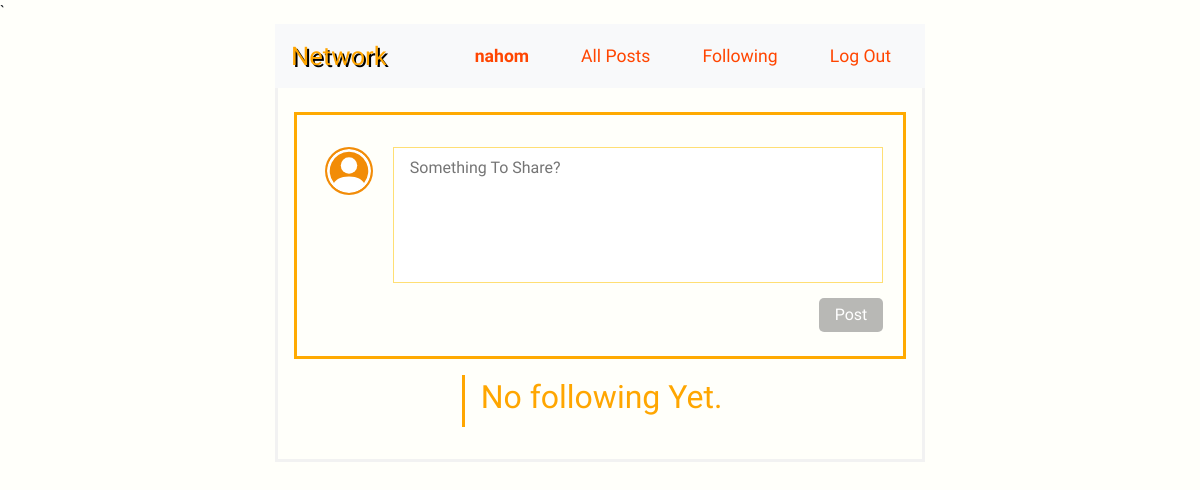
Page /following (signed in) on the earlier database version.
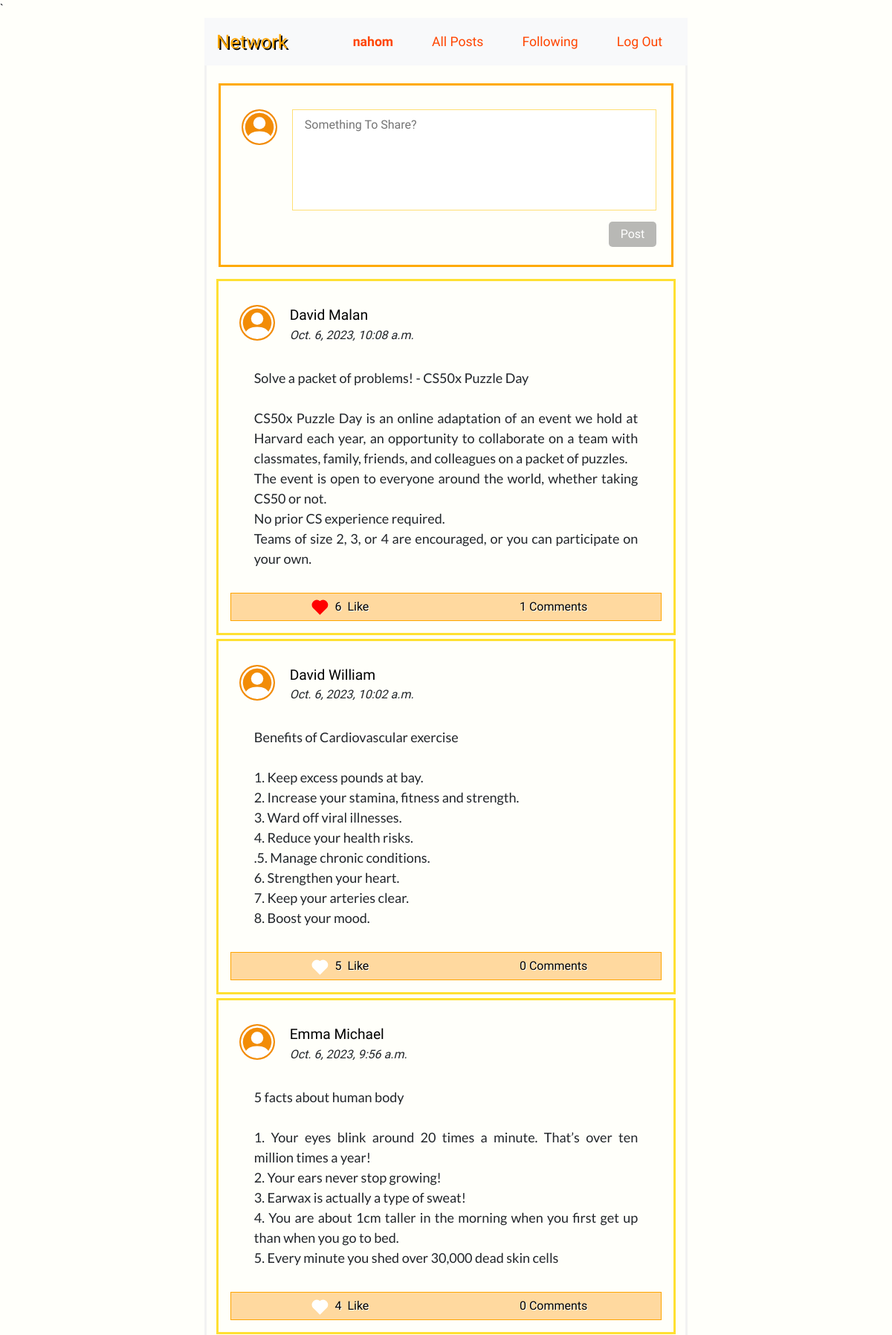
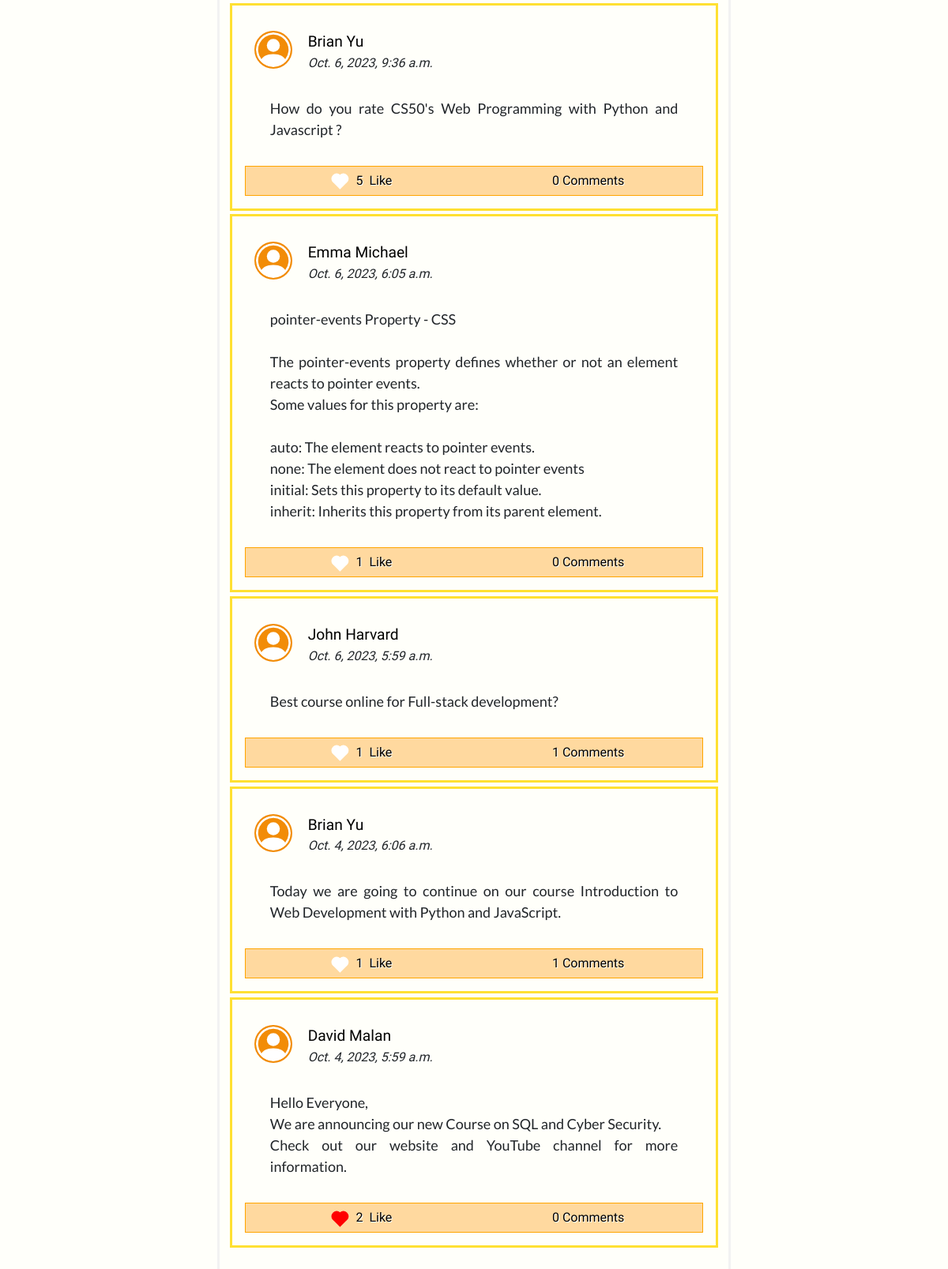
Same page on the later database version (2 pictures, top to bottom).
### network/models.py (models this page shows)
class User(AbstractUser):
    followers = models.ManyToManyField("self", blank=True, symmetrical=False, related_name="following")

class Post(models.Model):
    user = models.ForeignKey(User, on_delete=models.CASCADE, related_name='poster')
    post = models.TextField()
    date = models.DateTimeField(auto_now_add=True)
    like = models.ManyToManyField(User, blank=True, related_name='like')
    comment = models.ManyToManyField(Comment, blank=True, related_name="post")

### network/views.py (the view)
# urls.py: path("following", views.following, name="following"),
@login_required(login_url="/login")
def following(request):
    user = request.user
    follows = user.following.all()
    does_follow = follows.count()
    p = Paginator(Post.objects.filter(user__in=follows).order_by('-date'), 10)
    page = request.GET.get("page")
    posts = p.get_page(page)
    return render(request, "network/index.html", {
        "new_post": NewPost(),
        "posts": posts,
        "user_follow": True,
        "does_follow": does_follow
    })

### network/forms.py
class NewPost(forms.Form):
    post = forms.CharField(widget=forms.Textarea(attrs={"title":"Something To Share", "placeholder":"Something To Share?", "id":"text-post", "rows": "4" }))

### network/templates/network/index.html (shortened to what this page needs)
{% extends "network/layout.html" %}
{% block body %}
{% if user.is_authenticated %}
    <form id="form-post" action="{% url 'addpost' %}" method="post">
        <div class="new-post">
                <div  class="user-icon svg-user">
                </div>
                <div class="post-area">
                    {{ new_post.post }}
                    <div id="submit-post">
                        <input disabled id="input-post" type="submit" value="Post">
                    </div>
                </div>
        </div>
    </form>
{% endif %}
{% endblock %}

### network/templates/network/layout.html (shortened to what this page needs)
{% load static %}
<!DOCTYPE html>
<html lang="en">
    <head>
        <link href="https://cdn.jsdelivr.net/npm/bootstrap@5.3.1/dist/css/bootstrap.min.css" rel="stylesheet">
        <link rel="stylesheet" href="https://stackpath.bootstrapcdn.com/bootstrap/4.4.1/css/bootstrap.min.css">
        <link href="{% static 'network/styles.css' %}" rel="stylesheet">
    </head>
    <body>
        <div class="network" >
        <nav class="navbar navbar-expand-lg navbar-light bg-light">
            <a class="navbar-brand" href="{% url 'index' %}">Network</a>
            <ul class="navbar-nav mr-auto nav-bar-network">
            {% if user.is_authenticated %}
                <li class="nav-item user">
                    <a class="nav-link" href="{% url 'profile_page' user %}"><strong>{{ user.username }}</strong></a>
                </li>
            {% endif %}
            <li class="nav-item">
              <a class="nav-link" href="{% url 'index' %}">All Posts</a>
            </li>
            {% if user.is_authenticated %}
                <li class="nav-item following">
                    <a class="nav-link" href="{% url 'following' %}">Following</a>
                </li>
                <li class="nav-item">
                    <a class="nav-link" href="{% url 'logout' %}">Log Out</a>
                </li>
            {% endif %}
          </ul>
        </nav>
        </div>
        <div class="body">
        <div class="main">
        <div class="middle-everything">
        {% block body %}
        {% endblock %}
            {% for post in posts %}
            <div class="posts">
                <div class="username">
                    <div class="user-icon">
                    </div>
                    <div class="user-username">
                        <a  href="{% url 'profile_page' post.user %}" class="hyper-link-user">{{ post.user.first_name }} {{ post.user.last_name }} </a>
                        <div><i>{{ post.date  }}</i> </div>
                    </div>
                </div>
                <div class="post-content">
                    {{ post.post|linebreaksbr }}
                </div>
                <div class="post-info">
                    <div>
                        <div class="span-like">
                            {% if user in post.like.all %}
                                <div class="liked heart" data-post_id="{{post.id}}" data-liked="True" class="not-liked like" > </div>
                            {% else %}
                                <div class="not-liked heart" data-post_id="{{post.id}}" data-liked="False" class="not-liked like">  </div>
                            {% endif %}
                        </div> &nbsp;<span data-post_id="{{post.id}}" class="like-number numbers"> {{ post.like.all.count }} </span> &nbsp;
                        Like
                    </div>
                    <div class="comments"> <span class="numbers"> {{ post.comment.all.count }}</span>&nbsp;Comments</div>
                </div>
            </div>
            {% empty %}
                {% block empty_post %}
                    <div class="no_post">
                        {% if  user_follow and not does_follow %}
                        <h2>No following Yet.</h2>
                        {% else %}
                        <h2>No posts yet.</h2>
                        {% endif %}
                    </div>
                {% endblock %}
            {% endfor %}
        <br>
        </div>
        </div>
        </div>
    </body>
</html>

### network/static/network/styles.css (style rules this page uses)
:root { --bg-button: rgba(255, 166, 0, 0.75); --bg-button-hover: rgb(255, 166, 0); --bg-post-hover: rgb(255, 252, 245); }
body { margin: 0; font-family: 'Gabarito', cursive; background: rgb(255, 255, 250); }
.middle-everything { width: 100%; }
.span-like { border: .001rem solid transparent; display: flex; justify-content: center; align-items: center; width: 2rem; height: 1rem; padding: 17px 1px 13px 1px; margin: 0; position: relative; border-radius: 50%; cursor: pointer; }
.heart { width: .8rem; height: .8rem; background-color: white; position: absolute; transform: rotate(45deg); transition: background-color 1s ease; }
.heart::before { content: ""; width: inherit; height: inherit; background-color: inherit; position: absolute; right: 0%; bottom: 50%; border-radius: 50%; }
.heart::after { content: ""; width: inherit; height: inherit; background-color: inherit ; position: absolute; border-radius: 50%; bottom: 0%; left: -50%; }
.liked { background-color: rgb(255, 0, 0); }
.not-liked { background-color: white; }
@media only screen and (min-width: 600px) { .network { justify-content: center; position: sticky; z-index: 333; top: 0; right: 0; margin: 0; width: auto; margin: auto; min-width: 600px; max-width: 650px; } }
@media only screen and (min-width: 600px) { .navbar > a { color: orange !important; text-shadow: 2px 2px black; font-size: 1.6rem; } }
@media only screen and (min-width: 600px) { .nav-bar-network > li > a { color: orangered !important; font-size: 1.1rem; } }
@media only screen and (min-width: 600px) { .nav-bar-network > li { border: 2px solid transparent; padding: 0 .5rem; transition: border-radius, 300ms ease-in; } }
@media only screen and (min-width: 600px) { .navbar { display: flex; justify-content: space-between; } }
@media only screen and (min-width: 600px) { .navbar > * { margin: 0 !important; } }
@media only screen and (min-width: 600px) { .nav-bar-network { display: grid; grid-template-columns: auto auto auto auto ; column-gap: 1rem; } }
@media only screen and (min-width: 600px) { .main { display: flex; justify-content: center; align-items: center; width: 100%; } }
@media only screen and (min-width: 600px) { .middle-everything { max-width: 650px; padding: .5rem; border: .2rem solid #f2f2f2; border-top: none; } }
@media only screen and (min-width: 600px) { .new-post { display: flex; padding: 1rem; margin: 1rem 0.5rem; border: 3px solid rgb(255, 170, 0); } }
@media only screen and (min-width: 600px) { .user-icon { width: 5rem; padding: 1rem 0.5rem; } }
@media only screen and (min-width: 600px) { .user-icon > svg { width: 3rem; } }
@media only screen and (min-width: 600px) { .post-area { width: 100%; padding: 1rem 0.25rem 0px 0.5rem; } }
@media only screen and (min-width: 600px) { .posts { border: 0.2rem solid rgba(255, 217, 0, 0.8); padding: 1rem; margin: 0.3rem; transition: background-color, box-shadow, border-color 200ms linear; } }
@media only screen and (min-width: 600px) { .user-username { width: 100%; padding: 1rem .5rem; } }
@media only screen and (min-width: 600px) { .post-content { padding: 1rem 2rem 2rem 2rem; text-align: justify; font-family: 'Lato', sans-serif; font-size: 18px; } }
.user-icon { display: flex; justify-content: center; }
.user-icon > svg { color: rgb(255, 255, 255); padding: 2px; background-color: rgb(242, 140, 7); border-radius: 50%; height: fit-content; text-align: center; }
#text-post { border: 1.5px solid rgb(255, 223, 116); outline: none; width: 100%; padding: 0.5rem 1rem; max-height: 400px; resize: none; overflow: auto; cursor: auto; transition: border-color, 500ms ease-in-out; }
#submit-post { display: flex; justify-content: flex-end; padding: 0.5rem 0px; }
#input-post { width: 4rem; background-color: var(--bg-button); color: white; border: none; padding: 0.3rem; border-radius: 5px; }
#input-post:disabled { background-color: rgba(128, 128, 128, 0.555); box-shadow: none; }
.username { display: flex; position: relative; }
.hyper-link-user { text-decoration: none; color: black; font-weight: 500; font-size: 1.2rem; transition: text-decoration 1s ease-in; }
.post-info { display: flex; justify-content: space-evenly; border: 1px solid orange; background-color: rgb(255, 217, 159); font-family: 'Gabarito', cursive; }
.post-info > div { display: flex; justify-content: center; align-items: center ; text-align: center; border: 2px solid transparent; color: black; width: 100%; text-shadow: 1px 1px white; transition: background-color,text-shadow, color, 300ms ease-out; }

Differences in the rows shown:
added Post: user.first_name "David", user.last_name "Malan", date "Oct. 6, 2023, 10:08 a.m.", post "Solve a packet of problems! - CS50x Puzzle Day CS50x Puzzle Day is an online adaptation of an event we hold at Harvard each year, an opportunity to collaborate on a team with classmates, family, friends, and colleagues on a packet of puzzles. The event is open to everyone around the world, whether taking CS50 or not. No prior CS experience required. Teams of size 2, 3, or 4 are encouraged, or you can participate on your own.", like.all.count "6", comment.all.count "1"
added Post: user.first_name "David", user.last_name "William", date "Oct. 6, 2023, 10:02 a.m.", post "Benefits of Cardiovascular exercise 1. Keep excess pounds at bay. 2. Increase your stamina, fitness and strength. 3. Ward off viral illnesses. 4. Reduce your health risks. .5. Manage chronic conditions. 6. Strengthen your heart. 7. Keep your arteries clear. 8. Boost your mood.", like.all.count "5", comment.all.count "0"
added Post: user.first_name "Emma", user.last_name "Michael", date "Oct. 6, 2023, 9:56 a.m.", post "5 facts about human body 1. Your eyes blink around 20 times a minute. That’s over ten million times a year! 2. Your ears never stop growing! 3. Earwax is actually a type of sweat! 4. You are about 1cm taller in the morning when you first get up than when you go to bed. 5. Every minute you shed over 30,000 dead skin cells", like.all.count "4", comment.all.count "0"
added Post: user.first_name "Brian", user.last_name "Yu", date "Oct. 6, 2023, 9:36 a.m.", post "How do you rate CS50's Web Programming with Python and Javascript ?", like.all.count "5", comment.all.count "0"
added Post: user.first_name "Emma", user.last_name "Michael", date "Oct. 6, 2023, 6:05 a.m.", post "pointer-events Property - CSS The pointer-events property defines whether or not an element reacts to pointer events. Some values for this property are: auto: The element reacts to pointer events. none: The element does not react to pointer events initial: Sets this property to its default value. inherit: Inherits this property from its parent element.", like.all.count "1", comment.all.count "0"
added Post: user.first_name "John", user.last_name "Harvard", date "Oct. 6, 2023, 5:59 a.m.", post "Best course online for Full-stack development?", like.all.count "1", comment.all.count "1"
now on this page (row unchanged): Post: user.first_name "Brian", user.last_name "Yu", date "Oct. 4, 2023, 6:06 a.m.", post "Today we are going to continue on our course Introduction to Web Development with Python and JavaScript.", like.all.count "1", comment.all.count "1"
now on this page (row unchanged): Post: user.first_name "David", user.last_name "Malan", date "Oct. 4, 2023, 5:59 a.m.", post "Hello Everyone, We are announcing our new Course on SQL and Cyber Security. Check out our website and YouTube channel for more information.", like.all.count "2", comment.all.count "0"
Other differences:
text no longer shown: "No following Yet."
